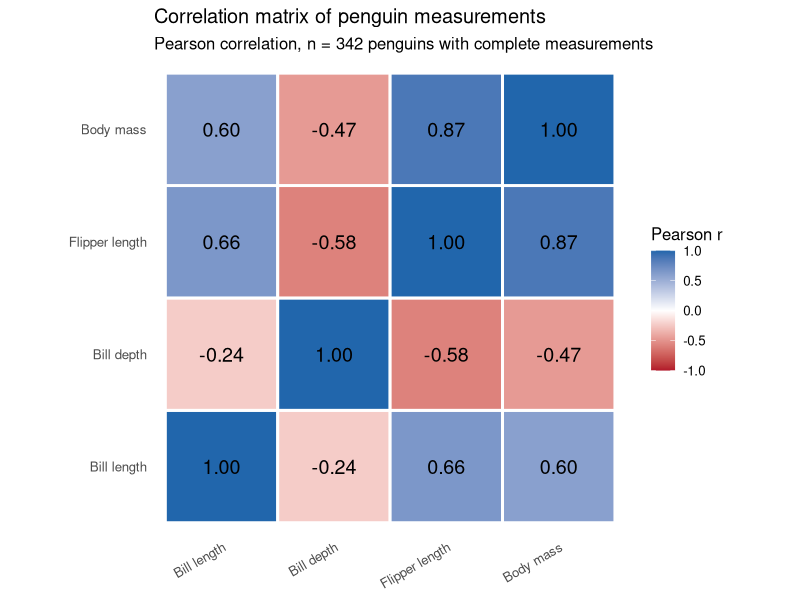
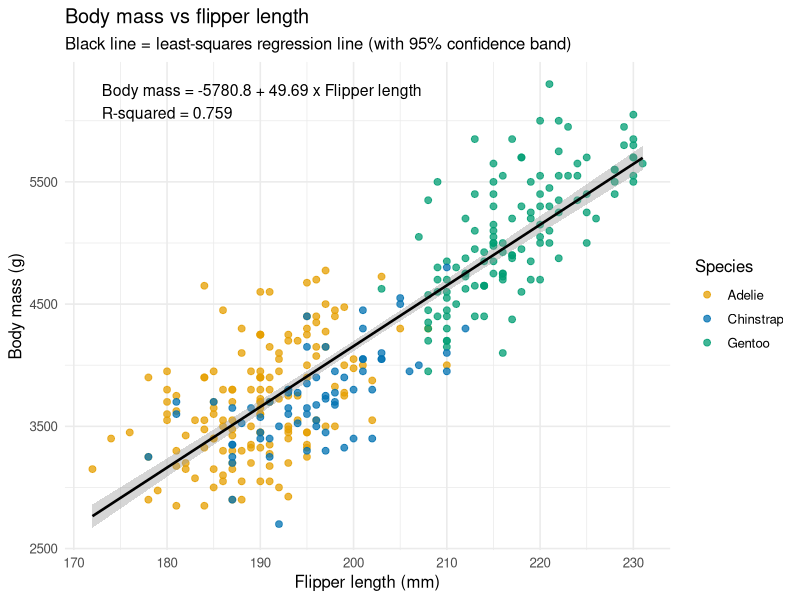
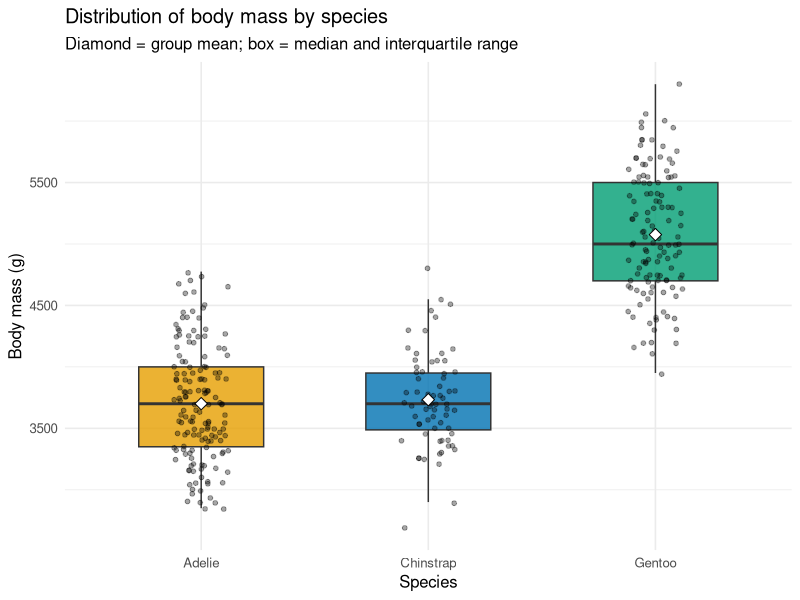
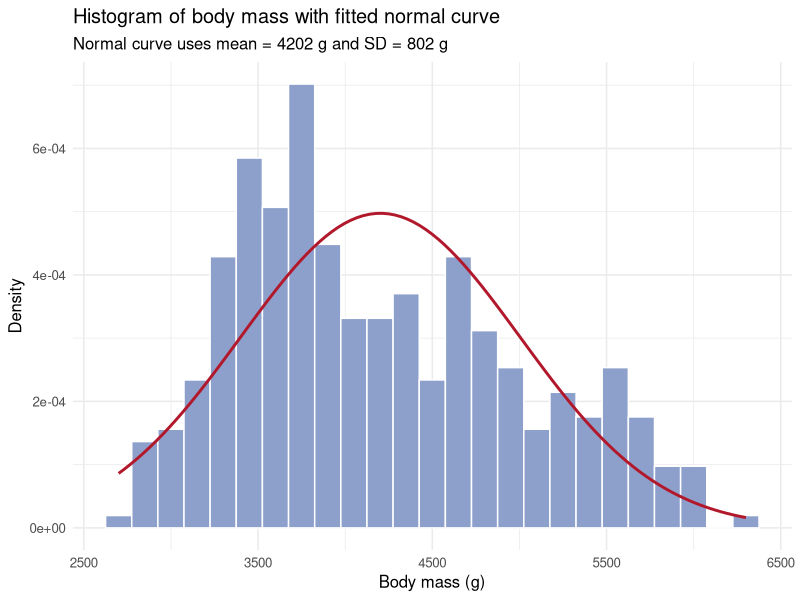
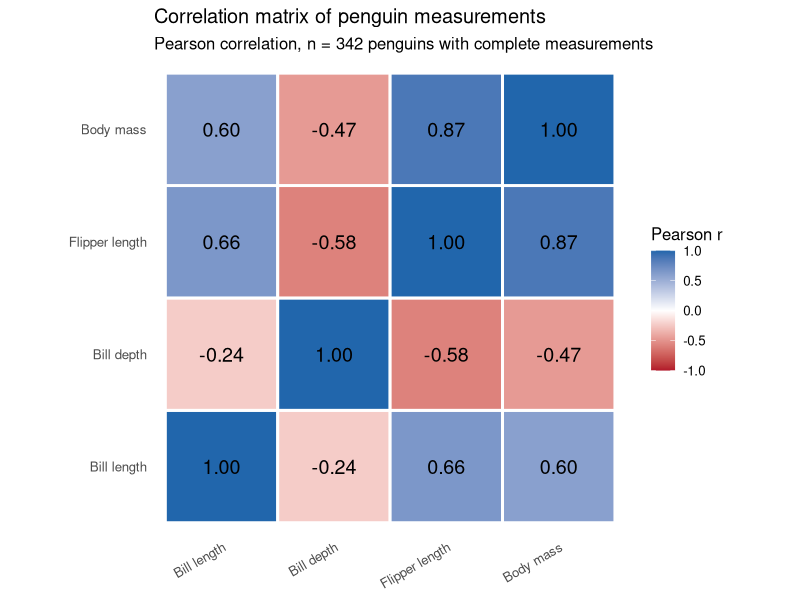
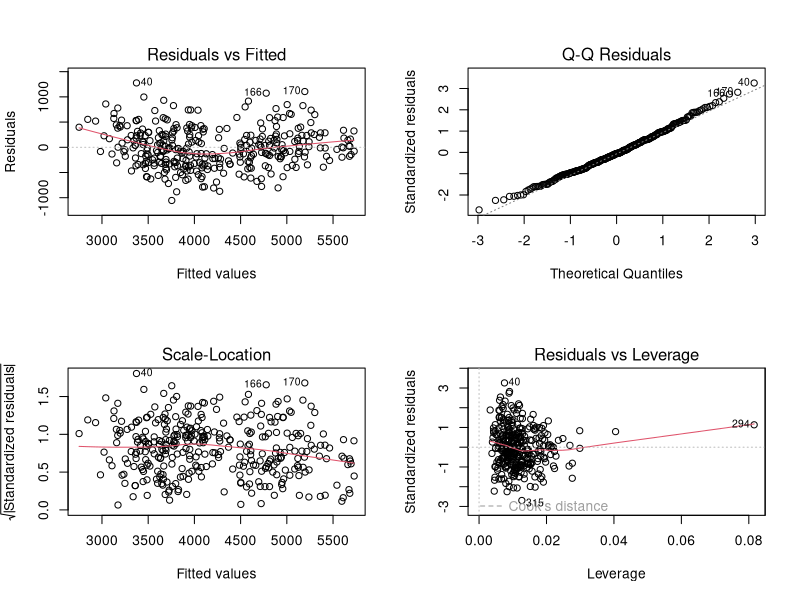
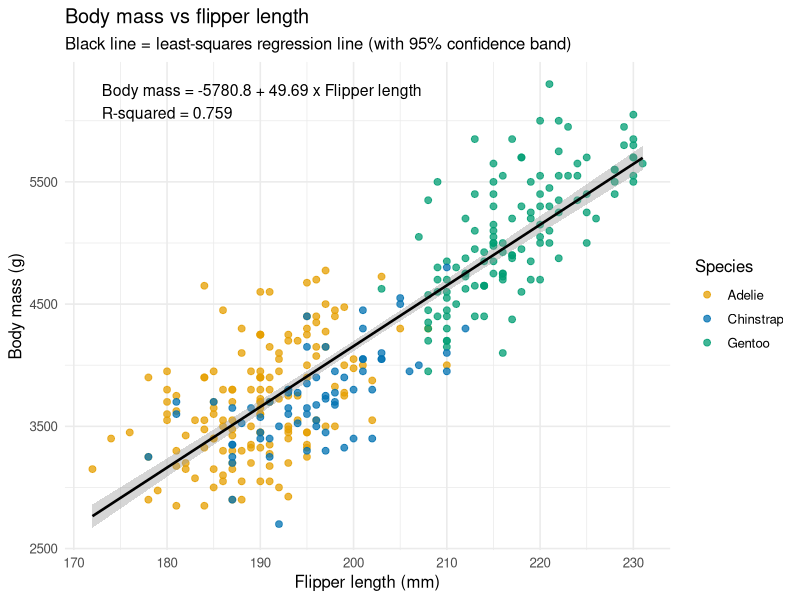
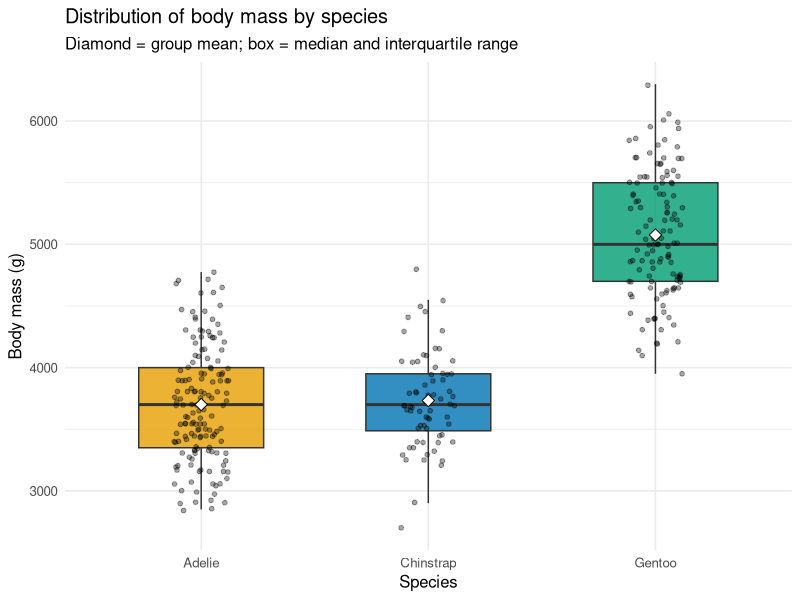

Write the R code that produced these figures, in order.
# =============================================================================
# DTS 204 - Statistical Computing, Inference and Modelling
# LAB ASSESSMENT: Statistical analysis of the Palmer Penguins dataset
#
# Author      : Ademola Utibe Afolabi (Demmy)
# Matric No.  : 2025/A/CSC/0096
# Institution : MIVA Open University
#
# HOW TO RUN
#   1. Open the folder containing this file in VS Code / RStudio.
#   2. Make sure the working directory is that folder
#      (VS Code: open the folder, then run in the R terminal;
#       RStudio: Session > Set Working Directory > To Source File Location).
#   3. Run the whole script:   source("penguins_analysis.R")
#      (or run it section by section, top to bottom).
#
# OUTPUT
#   - Printed results in the console (hypotheses, p-values, models, ...)
#   - figures/  : all plots as PNG files
#   - tables/   : key result tables as CSV files
#
# CONTENTS
#   0. Setup
#   1. Task 1: Data exploration and preprocessing
#   2. Task 2: Hypothesis testing (t-test, proportion test)
#   3. Task 3: Correlation analysis
#   4. Task 4: Regression modelling (simple and multiple)
#   5. Task 5: Visualization
#   6. Session information
# =============================================================================


# =============================================================================
# 0. SETUP
# =============================================================================

# Install any missing packages (needs an internet connection the first time).
required_pkgs <- c("palmerpenguins", "ggplot2", "dplyr")
missing_pkgs  <- required_pkgs[
  !vapply(required_pkgs, requireNamespace, logical(1), quietly = TRUE)
]
if (length(missing_pkgs) > 0) {
  install.packages(missing_pkgs, repos = "https://cloud.r-project.org")
}

suppressPackageStartupMessages({
  library(palmerpenguins)
  library(ggplot2)
  library(dplyr)
})

# Folders for outputs
dir.create("figures", showWarnings = FALSE)
dir.create("tables",  showWarnings = FALSE)

# Significance level used for every test in this analysis
alpha <- 0.05

# Colour-blind-friendly colours for the three species (used in all plots)
species_cols <- c(Adelie = "#E69F00", Chinstrap = "#0072B2", Gentoo = "#009E73")

# Small helper to print clear section headings in the console
section <- function(title) {
  cat("\n", strrep("=", 70), "\n", title, "\n", strrep("=", 70), "\n", sep = "")
}

# Helper: format a p-value (scientific notation when very small)
fmt_p <- function(p) {
  if (p < 0.001) formatC(p, format = "e", digits = 2)
  else formatC(p, format = "f", digits = 4)
}


# =============================================================================
# 1. TASK 1: DATA EXPLORATION AND PREPROCESSING
# =============================================================================
section("TASK 1: DATA EXPLORATION AND PREPROCESSING")

# --- 1.1 Load the dataset ----------------------------------------------------
# NOTE: palmerpenguins:: is written out in full on purpose. Recent R versions
# (4.5 and later) also include a *different* dataset called `penguins` in base
# R (with column names such as bill_len), so we explicitly ask for the
# palmerpenguins version, whose columns match the lab brief.
penguins <- palmerpenguins::penguins

cat("\nDimensions (rows, columns):", dim(penguins), "\n\n")
cat("Structure of the data:\n")
str(penguins)

# --- 1.2 First six rows ------------------------------------------------------
cat("\nFirst six rows:\n")
print(head(penguins, 6))

# --- 1.3 Missing values ------------------------------------------------------
missing_summary <- data.frame(
  variable    = names(penguins),
  n_missing   = as.integer(colSums(is.na(penguins))),
  pct_missing = round(100 * colMeans(is.na(penguins)), 2)
)
cat("\nMissing values per variable:\n")
print(missing_summary)

incomplete_rows <- penguins[!complete.cases(penguins), ]
cat("\nNumber of rows with at least one missing value:",
    nrow(incomplete_rows), "of", nrow(penguins), "\n")
cat("Number of fully complete rows:", sum(complete.cases(penguins)), "\n\n")
cat("Rows with missing values:\n")
print(incomplete_rows, n = Inf)

# How the missing values are handled
# ---------------------------------------------------------------------------
# * Two penguins have NO measurements at all (bill length, bill depth,
#   flipper length and body mass are all NA). They carry no information for
#   the numeric analyses and are excluded from them.
# * Nine further penguins have a measured body but an unknown `sex`.
# * The amount of missing data is very small (under 1% for the measurements,
#   about 3% for sex), so I use ANALYSIS-SPECIFIC (available-case) deletion:
#   each test / model uses every row that has the variables it needs.
#   - Measurement analyses (summary stats, correlations, regressions, t-test)
#     use the 342 penguins with measurements.
#   - The proportion test for sex uses the 333 penguins with a recorded sex.
# * I do NOT impute sex: guessing it would bias the proportion test, which is
#   exactly the quantity being tested.

# --- 1.4 Summary statistics for numerical variables -------------------------
num_vars <- c("bill_length_mm", "bill_depth_mm",
              "flipper_length_mm", "body_mass_g")

summary_stats <- data.frame(
  variable = num_vars,
  n        = sapply(penguins[num_vars], function(x) sum(!is.na(x))),
  mean     = sapply(penguins[num_vars], mean,   na.rm = TRUE),
  median   = sapply(penguins[num_vars], median, na.rm = TRUE),
  min      = sapply(penguins[num_vars], min,    na.rm = TRUE),
  max      = sapply(penguins[num_vars], max,    na.rm = TRUE),
  sd       = sapply(penguins[num_vars], sd,     na.rm = TRUE),
  row.names = NULL
)
summary_stats$range <- summary_stats$max - summary_stats$min
summary_stats <- summary_stats[, c("variable", "n", "mean", "median",
                                   "min", "max", "range", "sd")]
summary_stats[-1] <- round(summary_stats[-1], 2)

cat("\nSummary statistics (mean, median, range, standard deviation):\n")
print(summary_stats)

# Extra detail: body mass broken down by species
body_mass_by_species <- penguins %>%
  group_by(species) %>%
  summarise(
    n      = sum(!is.na(body_mass_g)),
    mean   = round(mean(body_mass_g,   na.rm = TRUE), 1),
    median = round(median(body_mass_g, na.rm = TRUE), 1),
    sd     = round(sd(body_mass_g,     na.rm = TRUE), 1),
    min    = min(body_mass_g, na.rm = TRUE),
    max    = max(body_mass_g, na.rm = TRUE),
    .groups = "drop"
  )
cat("\nBody mass (g) by species:\n")
print(as.data.frame(body_mass_by_species))

write.csv(missing_summary,       "tables/t1_missing_values.csv",   row.names = FALSE)
write.csv(summary_stats,         "tables/t1_summary_stats.csv",    row.names = FALSE)
write.csv(body_mass_by_species,  "tables/t1_body_mass_species.csv", row.names = FALSE)


# =============================================================================
# 2. TASK 2: HYPOTHESIS TESTING
# =============================================================================
section("TASK 2: HYPOTHESIS TESTING")

# --- 2.i Two-sample t-test: body mass of Adelie vs Gentoo --------------------
# H0: mean body mass (Adelie) = mean body mass (Gentoo)
# H1: mean body mass (Adelie) != mean body mass (Gentoo)   (two-sided)
cat("\n--- 2.i Two-sample t-test: body mass, Adelie vs Gentoo ---\n")

adelie <- penguins$body_mass_g[penguins$species == "Adelie" &
                                 !is.na(penguins$body_mass_g)]
gentoo <- penguins$body_mass_g[penguins$species == "Gentoo" &
                                 !is.na(penguins$body_mass_g)]

cat("\nSample sizes  : Adelie =", length(adelie), " Gentoo =", length(gentoo))
cat("\nSample means  : Adelie =", round(mean(adelie), 1),
    " Gentoo =", round(mean(gentoo), 1))
cat("\nSample SDs    : Adelie =", round(sd(adelie), 1),
    " Gentoo =", round(sd(gentoo), 1), "\n")

# Assumption checks
cat("\nAssumption check 1 - normality within each group (Shapiro-Wilk):\n")
shapiro_adelie <- shapiro.test(adelie)
shapiro_gentoo <- shapiro.test(gentoo)
print(shapiro_adelie)
print(shapiro_gentoo)

cat("\nAssumption check 2 - equal variances (F test):\n")
var_res <- var.test(adelie, gentoo)
print(var_res)

# Main test: Welch two-sample t-test (does not assume equal variances)
t_res <- t.test(adelie, gentoo, alternative = "two.sided",
                var.equal = FALSE, conf.level = 1 - alpha)
cat("\nMAIN TEST - Welch two-sample t-test:\n")
print(t_res)

mean_diff <- unname(t_res$estimate[1] - t_res$estimate[2])
pooled_sd <- sqrt(((length(adelie) - 1) * var(adelie) +
                     (length(gentoo) - 1) * var(gentoo)) /
                    (length(adelie) + length(gentoo) - 2))
cohens_d  <- mean_diff / pooled_sd

cat("\nMean difference (Adelie - Gentoo):", round(mean_diff, 2), "g\n")
cat("95% CI for the difference        :",
    round(t_res$conf.int[1], 2), "to", round(t_res$conf.int[2], 2), "g\n")
cat("Cohen's d (effect size)          :", round(cohens_d, 2), "\n")
cat("p-value                          :", fmt_p(t_res$p.value), "\n")
cat("Decision at alpha =", alpha, ":",
    ifelse(t_res$p.value < alpha,
           "REJECT H0 - mean body mass differs significantly.",
           "FAIL TO REJECT H0 - no significant difference."), "\n")

# Robustness checks (same conclusion expected)
cat("\nRobustness check A - Student t-test (equal variances assumed):\n")
t_student <- t.test(adelie, gentoo, var.equal = TRUE)
print(t_student)

cat("\nRobustness check B - Wilcoxon rank-sum test (no normality assumption):\n")
wilcox_res <- suppressWarnings(wilcox.test(adelie, gentoo))
print(wilcox_res)

t_test_table <- data.frame(
  test      = c("Welch t-test", "Student t-test", "Wilcoxon rank-sum"),
  statistic = c(unname(t_res$statistic), unname(t_student$statistic),
                unname(wilcox_res$statistic)),
  p_value   = c(t_res$p.value, t_student$p.value, wilcox_res$p.value)
)
write.csv(t_test_table, "tables/t2_ttest_results.csv", row.names = FALSE)


# --- 2.ii One-sample proportion test: proportion of male penguins ------------
# H0: proportion of males = 0.50
# H1: proportion of males != 0.50   (two-sided)
cat("\n--- 2.ii One-sample proportion test: proportion of males ---\n")

n_known  <- sum(!is.na(penguins$sex))
n_male   <- sum(penguins$sex == "male",   na.rm = TRUE)
n_female <- sum(penguins$sex == "female", na.rm = TRUE)

cat("\nPenguins with recorded sex:", n_known,
    "(males =", n_male, ", females =", n_female, ")\n")
cat("Sample proportion of males:", round(n_male / n_known, 4), "\n")
cat("Expected males under H0   :", n_known * 0.5, "\n")

# Main test: prop.test (normal approximation with continuity correction)
prop_res <- prop.test(x = n_male, n = n_known, p = 0.5,
                      alternative = "two.sided", correct = TRUE,
                      conf.level = 1 - alpha)
cat("\nMAIN TEST - one-sample proportion test (prop.test):\n")
print(prop_res)

# Robustness check: exact binomial test
cat("\nRobustness check - exact binomial test:\n")
binom_res <- binom.test(x = n_male, n = n_known, p = 0.5)
print(binom_res)

cat("\np-value (prop.test):", fmt_p(prop_res$p.value), "\n")
cat("Decision at alpha =", alpha, ":",
    ifelse(prop_res$p.value < alpha,
           "REJECT H0 - proportion of males differs from 50%.",
           "FAIL TO REJECT H0 - no evidence the proportion differs from 50%."),
    "\n")

prop_table <- data.frame(
  test       = c("prop.test", "binom.test"),
  n_male     = n_male,
  n          = n_known,
  prop_male  = n_male / n_known,
  p_value    = c(prop_res$p.value, binom_res$p.value)
)
write.csv(prop_table, "tables/t2_proportion_results.csv", row.names = FALSE)


# =============================================================================
# 3. TASK 3: CORRELATION ANALYSIS
# =============================================================================
section("TASK 3: CORRELATION ANALYSIS")

# --- 3.1 Correlation matrix (Pearson) ----------------------------------------
cor_mat <- cor(as.data.frame(penguins)[num_vars], use = "complete.obs")
cat("\nPearson correlation matrix (n = 342 complete measurements):\n")
print(round(cor_mat, 3))

write.csv(round(cor_mat, 4), "tables/t3_correlation_matrix.csv")

# Significance test for every pair of variables
pair_list <- combn(num_vars, 2, simplify = FALSE)
cor_tests <- do.call(rbind, lapply(pair_list, function(p) {
  ct <- cor.test(penguins[[p[1]]], penguins[[p[2]]])
  data.frame(
    variable_1 = p[1],
    variable_2 = p[2],
    r          = unname(ct$estimate),
    ci_low     = ct$conf.int[1],
    ci_high    = ct$conf.int[2],
    p_value    = ct$p.value
  )
}))
cor_tests$strength <- cut(abs(cor_tests$r),
                          breaks = c(0, 0.3, 0.5, 0.7, 1),
                          labels = c("weak", "moderate", "fairly strong", "high"),
                          include.lowest = TRUE)
cat("\nCorrelation tests for each pair:\n")
print(transform(cor_tests,
                r = round(r, 3), ci_low = round(ci_low, 3),
                ci_high = round(ci_high, 3),
                p_value = signif(p_value, 3)),
      row.names = FALSE)
write.csv(cor_tests, "tables/t3_correlation_tests.csv", row.names = FALSE)

# Extra check: do the relationships hold WITHIN each species?
within_species_cor <- penguins %>%
  filter(!is.na(bill_length_mm)) %>%
  group_by(species) %>%
  summarise(
    n                    = n(),
    r_billlen_billdepth  = round(cor(bill_length_mm, bill_depth_mm), 3),
    r_flipper_bodymass   = round(cor(flipper_length_mm, body_mass_g), 3),
    .groups = "drop"
  )
cat("\nCorrelations computed separately within each species:\n")
print(as.data.frame(within_species_cor))
write.csv(within_species_cor, "tables/t3_within_species_cor.csv", row.names = FALSE)

# --- 3.2 Heatmap of the correlation matrix -----------------------------------
pretty_names <- c("Bill length", "Bill depth", "Flipper length", "Body mass")
cor_plot_mat <- cor_mat
dimnames(cor_plot_mat) <- list(pretty_names, pretty_names)

cor_long <- as.data.frame(as.table(cor_plot_mat))
names(cor_long) <- c("Var1", "Var2", "r")

p_heat <- ggplot(cor_long, aes(x = Var1, y = Var2, fill = r)) +
  geom_tile(colour = "white", linewidth = 1) +
  geom_text(aes(label = sprintf("%.2f", r)), size = 5) +
  scale_fill_gradient2(low = "#B2182B", mid = "white", high = "#2166AC",
                       midpoint = 0, limits = c(-1, 1),
                       name = "Pearson r") +
  coord_fixed() +
  labs(title = "Correlation matrix of penguin measurements",
       subtitle = "Pearson correlation, n = 342 penguins with complete measurements",
       x = NULL, y = NULL) +
  theme_minimal(base_size = 12) +
  theme(axis.text.x = element_text(angle = 30, hjust = 1),
        panel.grid = element_blank())
print(p_heat)
ggsave("figures/fig3_correlation_heatmap.png", p_heat,
       width = 7.5, height = 6, dpi = 300)

# --- 3.3 Discussion of highly correlated variables ---------------------------
# (See the PDF report for the full written discussion.)
cat("\nPairs with |r| >= 0.70 (highly correlated):\n")
print(cor_tests[abs(cor_tests$r) >= 0.70,
                c("variable_1", "variable_2", "r")], row.names = FALSE)


# =============================================================================
# 4. TASK 4: REGRESSION MODELLING
# =============================================================================
section("TASK 4: REGRESSION MODELLING")

# --- 4.i Simple linear regression: body_mass_g ~ flipper_length_mm -----------
cat("\n--- 4.i Simple linear regression ---\n")
model1 <- lm(body_mass_g ~ flipper_length_mm, data = penguins)
print(summary(model1))

b <- coef(model1)
cat("\nRegression equation:\n")
cat(sprintf("  body_mass_g = %.2f + %.2f * flipper_length_mm\n", b[1], b[2]))
cat("\n95% confidence intervals for the coefficients:\n")
print(round(confint(model1), 3))
cat(sprintf("\nR-squared = %.4f, adjusted R-squared = %.4f\n",
            summary(model1)$r.squared, summary(model1)$adj.r.squared))
cat(sprintf("Residual standard error = %.1f g on %d degrees of freedom\n",
            summary(model1)$sigma, model1$df.residual))

# --- 4.ii Multiple linear regression -----------------------------------------
cat("\n--- 4.ii Multiple linear regression ---\n")
model2 <- lm(body_mass_g ~ flipper_length_mm + bill_length_mm + bill_depth_mm,
             data = penguins)
print(summary(model2))
cat("\n95% confidence intervals for the coefficients:\n")
print(round(confint(model2), 3))

# Multicollinearity: variance inflation factors (VIF = 1 / (1 - R^2_j))
predictors <- c("flipper_length_mm", "bill_length_mm", "bill_depth_mm")
vif_values <- sapply(predictors, function(v) {
  others <- setdiff(predictors, v)
  r2 <- summary(lm(reformulate(others, response = v), data = penguins))$r.squared
  1 / (1 - r2)
})
cat("\nVariance inflation factors (values above 5 would be a concern):\n")
print(round(vif_values, 2))

# Model comparison
cat("\nF-test comparing the simple model with the multiple model:\n")
model_anova <- anova(model1, model2)
print(model_anova)

model_comparison <- data.frame(
  model         = c("Simple (flipper length)",
                    "Multiple (flipper + bill length + bill depth)"),
  predictors    = c(1, 3),
  r_squared     = c(summary(model1)$r.squared,     summary(model2)$r.squared),
  adj_r_squared = c(summary(model1)$adj.r.squared, summary(model2)$adj.r.squared),
  rse_grams     = c(summary(model1)$sigma,         summary(model2)$sigma),
  AIC           = c(AIC(model1), AIC(model2)),
  BIC           = c(BIC(model1), BIC(model2))
)
cat("\nModel comparison:\n")
print(transform(model_comparison,
                r_squared = round(r_squared, 4),
                adj_r_squared = round(adj_r_squared, 4),
                rse_grams = round(rse_grams, 1),
                AIC = round(AIC, 1), BIC = round(BIC, 1)),
      row.names = FALSE)
write.csv(model_comparison, "tables/t4_model_comparison.csv", row.names = FALSE)

coef_table <- function(m) {
  ct <- as.data.frame(summary(m)$coefficients)
  ci <- as.data.frame(confint(m))
  out <- data.frame(term = rownames(ct), ct, ci, row.names = NULL)
  names(out) <- c("term", "estimate", "std_error", "t_value", "p_value",
                  "ci_low", "ci_high")
  out
}
write.csv(coef_table(model1), "tables/t4_model1_coefficients.csv", row.names = FALSE)
write.csv(coef_table(model2), "tables/t4_model2_coefficients.csv", row.names = FALSE)

# --- 4.iii Diagnostic checks for the multiple regression ---------------------
mf <- model.frame(model2)

# 1. Normality of the residuals (Shapiro-Wilk)
cat("\n1. Shapiro-Wilk test on the residuals of the multiple regression:\n")
shapiro_resid <- shapiro.test(residuals(model2))
print(shapiro_resid)

# 2. Constant spread: Breusch-Pagan (studentised) test, calculated by hand
aux <- lm(residuals(model2)^2 ~ flipper_length_mm + bill_length_mm +
            bill_depth_mm, data = mf)
bp_stat <- nobs(model2) * summary(aux)$r.squared
bp_p    <- pchisq(bp_stat, df = 3, lower.tail = FALSE)
cat(sprintf("\n2. Breusch-Pagan test: statistic = %.3f, p-value = %s\n",
            bp_stat, fmt_p(bp_p)))

# 3. Influence: Cook's distance and large standardised residuals
max_cook   <- max(cooks.distance(model2))
n_outliers <- sum(abs(rstandard(model2)) > 3)
cat(sprintf("\n3. Largest Cook's distance = %.3f (concern if > 0.5)\n", max_cook))
cat("   Penguins with |standardised residual| > 3:", n_outliers, "\n")

# 4. Linearity: RESET test (does adding the squared fitted values help?)
mf$fit2   <- fitted(model2)^2
reset_fit <- lm(body_mass_g ~ flipper_length_mm + bill_length_mm +
                  bill_depth_mm + fit2, data = mf)
reset_p   <- anova(model2, reset_fit)$"Pr(>F)"[2]
cat(sprintf("\n4. RESET test for non-linearity: p-value = %s\n", fmt_p(reset_p)))

png("figures/fig4_diagnostics_model2.png", width = 1800, height = 1800, res = 200)
par(mfrow = c(2, 2))
plot(model2)
par(mfrow = c(1, 1))
dev.off()

# --- 4.iv EXTRA (not required): does species change the picture? -------------
# Adding species shows how much of the flipper-body mass relationship is
# explained by differences BETWEEN species. Used in the limitations section.
model_species <- lm(body_mass_g ~ flipper_length_mm + species, data = penguins)
cat("\nExtra model: body_mass_g ~ flipper_length_mm + species\n")
print(summary(model_species))


# =============================================================================
# 5. TASK 5: VISUALIZATION
# =============================================================================
section("TASK 5: VISUALIZATION")

pen_fl_bm <- penguins[!is.na(penguins$flipper_length_mm) &
                        !is.na(penguins$body_mass_g), ]

# --- 5.1 Scatter plot of body mass vs flipper length with regression line ----
eq_label <- sprintf("Body mass = %.1f + %.2f x Flipper length\nR-squared = %.3f",
                    b[1], b[2], summary(model1)$r.squared)

p_scatter <- ggplot(pen_fl_bm, aes(x = flipper_length_mm, y = body_mass_g)) +
  geom_point(aes(colour = species), alpha = 0.75, size = 2) +
  geom_smooth(method = "lm", formula = y ~ x, se = TRUE,
              colour = "black", linewidth = 0.9) +
  annotate("text", x = min(pen_fl_bm$flipper_length_mm) + 1,
           y = max(pen_fl_bm$body_mass_g), label = eq_label,
           hjust = 0, vjust = 1, size = 4) +
  scale_colour_manual(values = species_cols, name = "Species") +
  labs(title = "Body mass vs flipper length",
       subtitle = "Black line = least-squares regression line (with 95% confidence band)",
       x = "Flipper length (mm)", y = "Body mass (g)") +
  theme_minimal(base_size = 12)
print(p_scatter)
ggsave("figures/fig1_scatter_flipper_body_mass.png", p_scatter,
       width = 8, height = 6, dpi = 300)

# --- 5.2 Boxplot of body mass across species ---------------------------------
pen_bm_sp <- penguins[!is.na(penguins$body_mass_g), ]

p_box <- ggplot(pen_bm_sp, aes(x = species, y = body_mass_g, fill = species)) +
  geom_boxplot(alpha = 0.8, outlier.shape = NA, width = 0.55) +
  geom_jitter(width = 0.12, alpha = 0.35, size = 1.3) +
  stat_summary(fun = mean, geom = "point", shape = 23, size = 3, fill = "white") +
  scale_fill_manual(values = species_cols) +
  guides(fill = "none") +
  labs(title = "Distribution of body mass by species",
       subtitle = "Diamond = group mean; box = median and interquartile range",
       x = "Species", y = "Body mass (g)") +
  theme_minimal(base_size = 12)
print(p_box)
ggsave("figures/fig2_boxplot_body_mass_species.png", p_box,
       width = 8, height = 6, dpi = 300)

# --- 5.3 Histogram of body mass with normal curve overlay --------------------
bm <- penguins$body_mass_g[!is.na(penguins$body_mass_g)]

p_hist <- ggplot(data.frame(body_mass_g = bm), aes(x = body_mass_g)) +
  geom_histogram(aes(y = after_stat(density)), bins = 25,
                 fill = "#8DA0CB", colour = "white") +
  stat_function(fun = dnorm, args = list(mean = mean(bm), sd = sd(bm)),
                colour = "#B2182B", linewidth = 1) +
  labs(title = "Histogram of body mass with fitted normal curve",
       subtitle = sprintf("Normal curve uses mean = %.0f g and SD = %.0f g",
                          mean(bm), sd(bm)),
       x = "Body mass (g)", y = "Density") +
  theme_minimal(base_size = 12)
print(p_hist)
ggsave("figures/fig5_histogram_body_mass.png", p_hist,
       width = 8, height = 6, dpi = 300)

cat("\nSkewness check for body mass (positive = longer right tail):",
    round(mean((bm - mean(bm))^3) / sd(bm)^3, 3), "\n")
cat("Shapiro-Wilk test on body mass:\n")
print(shapiro.test(bm))


# =============================================================================
# 6. SESSION INFORMATION (for reproducibility)
# =============================================================================
section("SESSION INFORMATION")
print(sessionInfo())

cat("\nDone. Figures are in 'figures/' and tables are in 'tables/'.\n")
